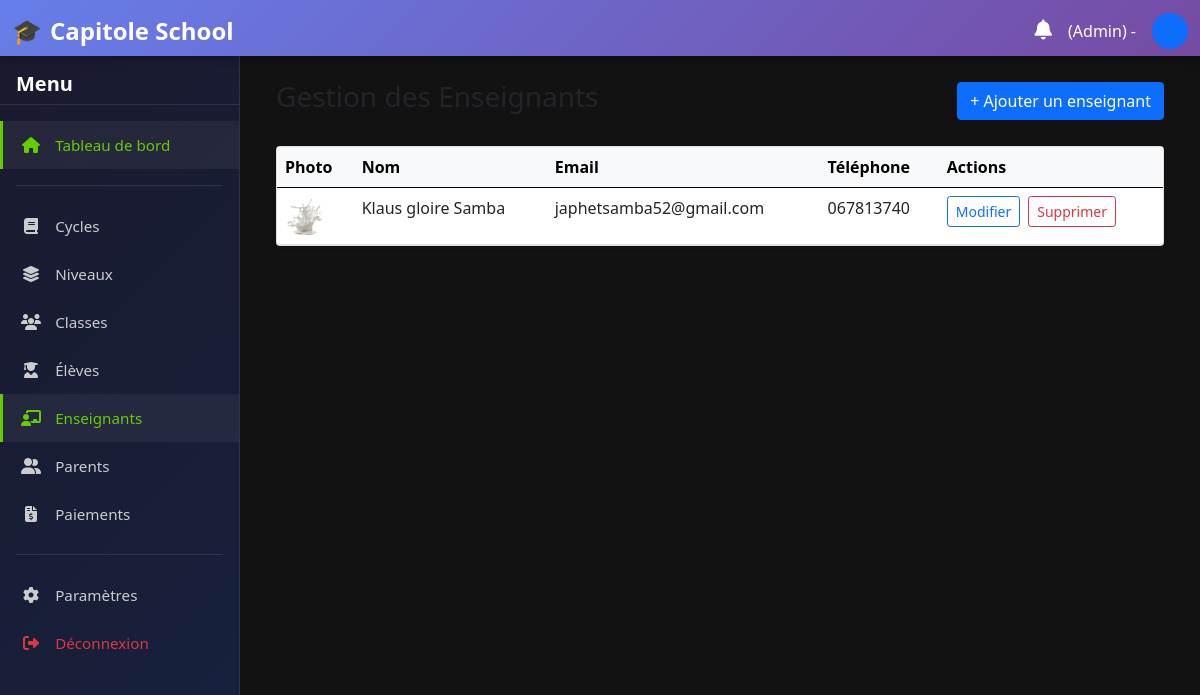
Page /enseignants/ (signed in) on the earlier database version.
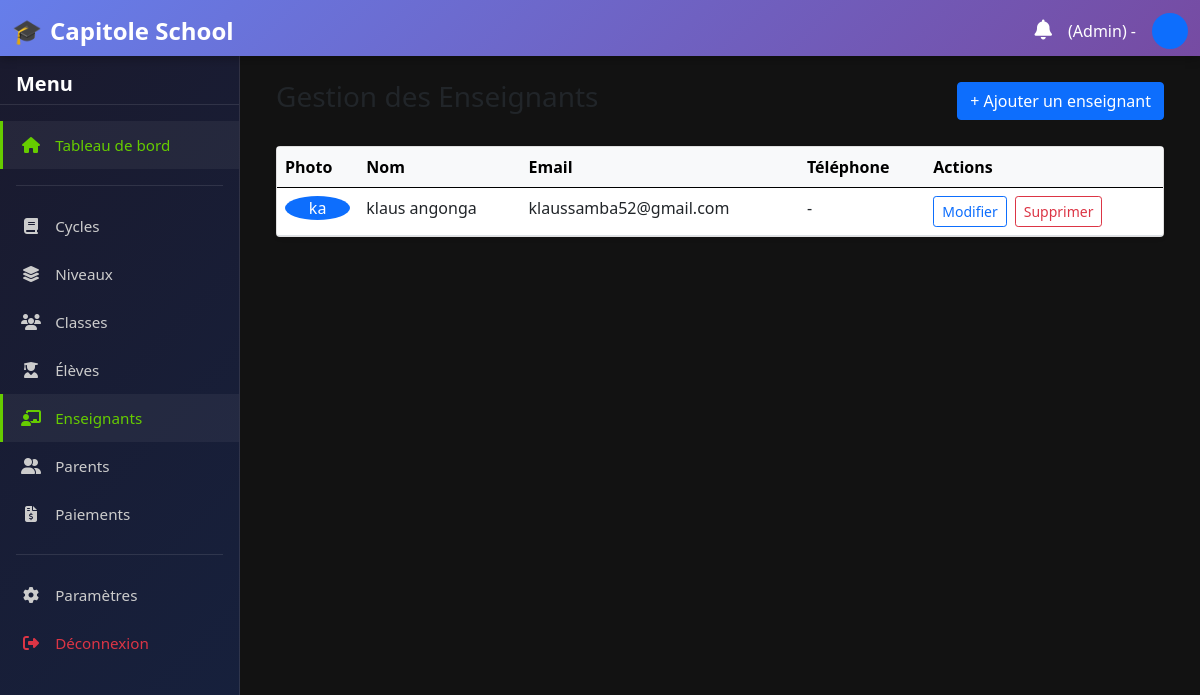
Same page on the later database version.
### home/models.py (models this page shows, shortened)
class Utilisateur(AbstractUser):
    ROLES = (
        ('admin', 'Administrateur'),
        ('enseignant', 'Enseignant'),
        ('eleve', 'Élève'),
        ('parent', 'Parent'),
        ('directeur', 'Directeur'),
        ('secretaire', 'Secrétaire'),
        ('surveillant', 'Surveillant'),
    )
    role = models.CharField(_("Rôle"), max_length=20, choices=ROLES, db_index=True)
    telephone = models.CharField(_("Téléphone"), max_length=20, blank=True)
    photo = models.ImageField(_("Photo"), upload_to='utilisateurs/', blank=True, null=True)
    class Meta:
        verbose_name = _("Utilisateur")
        verbose_name_plural = _("Utilisateurs")
        ordering = ['last_name', 'first_name']

### home/views.py (the view)
# urls.py: path('enseignants/', views.liste_enseignants, name='liste_enseignants'),
@login_required
def liste_enseignants(request):
    enseignants = Utilisateur.objects.filter(role='enseignant').order_by('last_name', 'first_name')
    return render(request, 'gestion/dashboards/enseignants_liste.html', {'enseignants': enseignants})

### home/templatetags/notification_extras.py (called while the page is built)
@register.filter
def has_unread_notifications(user):
    return user.notifications.filter(statut='NON_LU').exists()

### home/templates/gestion/dashboards/enseignants_liste.html (shortened to what this page needs)
{% extends "gestion/base.html" %}
{% block content %}
<div class="container-fluid">
    <div class="d-flex justify-content-between align-items-center mb-4">
        <h1 class="h3 text-dark">Gestion des Enseignants</h1>
        <a href="{% url 'home:ajouter_enseignant' %}" class="btn btn-primary">+ Ajouter un enseignant</a>
    </div>
    <div class="card shadow-sm">
        <div class="card-body p-0">
            <table class="table table-hover mb-0">
                <thead class="table-light">
                    <tr>
                        <th>Photo</th>
                        <th>Nom</th>
                        <th>Email</th>
                        <th>Téléphone</th>
                        <th>Actions</th>
                    </tr>
                </thead>
                <tbody>
                    {% for user in enseignants %}
                    <tr>
                        <td>
                            {% if user.photo %}
                                <img src="{{ user.photo.url }}" class="rounded-circle" width="40" height="40" style="object-fit: cover;">
                            {% else %}
                                <div class="avatar-xs bg-primary text-white rounded-circle d-flex align-items-center justify-content-center">
                                    {{ user.first_name|first }}{{ user.last_name|first }}
                                </div>
                            {% endif %}
                        </td>
                        <td>{{ user.first_name }} {{ user.last_name }}</td>
                        <td>{{ user.email }}</td>
                        <td>{{ user.telephone|default:"-" }}</td>
                        <td>
                            <div class="d-flex gap-2">
                                <a href="{% url 'home:modifier_enseignant' user.pk %}" class="btn btn-sm btn-outline-primary">Modifier</a>
                                <a href="{% url 'home:supprimer_enseignant' user.pk %}" class="btn btn-sm btn-outline-danger">Supprimer</a>
                            </div>
                        </td>
                    </tr>
                    {% empty %}
                    <tr>
                        <td colspan="5" class="text-center text-muted py-4">
                            <i class="fas fa-chalkboard-teacher me-2"></i> Aucun enseignant trouvé.
                        </td>
                    </tr>
                    {% endfor %}
                </tbody>
            </table>
        </div>
    </div>
</div>
{% endblock %}

Differences in the rows shown:
no longer on this page (row edited): Utilisateur: photo (picture), first_name "Klaus gloire", last_name "Samba", email "japhetsamba52@gmail.com", telephone "067813740"
now on this page (row edited): Utilisateur: first_name|first "k", last_name|first "a", first_name "klaus", last_name "angonga", email "klaussamba52@gmail.com", telephone "-"
